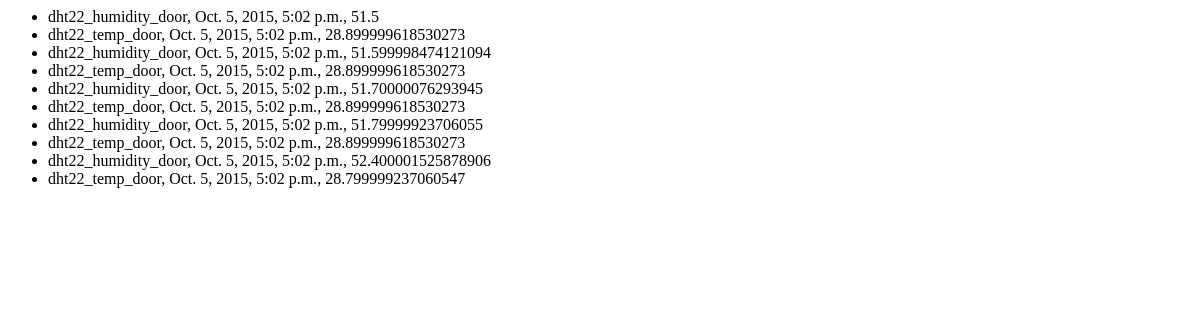
Page /greenhouse_app/measurements/getSensorsData/ on the earlier database version.
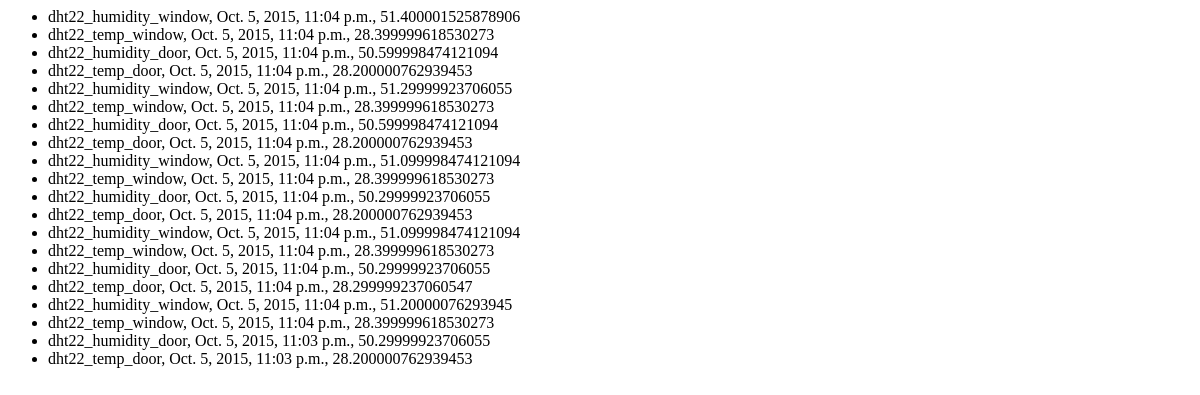
Same page on the later database version.
### greenhouse_app/models.py (models this page shows, shortened)
class Measure(models.Model):
    sensor = models.ForeignKey(Sensor)
    time = models.DateTimeField()
    val = models.FloatField()

class Sensor(models.Model):
    name = models.CharField(max_length=128, unique=True)
    kind = models.ForeignKey(SensorKind)
    simulate = models.BooleanField(default=True)
    pin = models.PositiveSmallIntegerField()
    i2c = models.BooleanField(default=False)
    def __unicode__(self):
        return self.name

### greenhouse_app/views.py (the view)
def getSensorsData(request):
    measurement_list = Measure.objects.order_by('-time')[:20]
    context_dict = {'measurements': measurement_list}
    return render(request, 'greenhouse_app/sensorsData.html', context_dict)

### templates/greenhouse_app/sensorsData.html
{% if measurements %}
    <ul>
        {% for measure in measurements %}
        <li>{{ measure.sensor }}, {{measure.time}}, {{measure.val}}</li>
        {% endfor %}
    </ul>
{% else %}
    <strong>There are no measurements present.</strong>
{% endif %}

Differences in the rows shown:
removed Measure: sensor "dht22_humidity_door", time "Oct. 5, 2015, 5:02 p.m.", val "51.5"
removed Measure: sensor "dht22_temp_door", time "Oct. 5, 2015, 5:02 p.m.", val "28.899999618530273"
removed Measure: sensor "dht22_humidity_door", time "Oct. 5, 2015, 5:02 p.m.", val "51.599998474121094"
removed Measure: sensor "dht22_temp_door", time "Oct. 5, 2015, 5:02 p.m.", val "28.899999618530273"
removed Measure: sensor "dht22_humidity_door", time "Oct. 5, 2015, 5:02 p.m.", val "51.70000076293945"
removed Measure: sensor "dht22_temp_door", time "Oct. 5, 2015, 5:02 p.m.", val "28.899999618530273"
removed Measure: sensor "dht22_humidity_door", time "Oct. 5, 2015, 5:02 p.m.", val "51.79999923706055"
removed Measure: sensor "dht22_temp_door", time "Oct. 5, 2015, 5:02 p.m.", val "28.899999618530273"
removed Measure: sensor "dht22_humidity_door", time "Oct. 5, 2015, 5:02 p.m.", val "52.400001525878906"
removed Measure: sensor "dht22_temp_door", time "Oct. 5, 2015, 5:02 p.m.", val "28.799999237060547"
added Measure: sensor "dht22_humidity_window", time "Oct. 5, 2015, 11:04 p.m.", val "51.400001525878906"
added Measure: sensor "dht22_temp_window", time "Oct. 5, 2015, 11:04 p.m.", val "28.399999618530273"
added Measure: sensor "dht22_humidity_door", time "Oct. 5, 2015, 11:04 p.m.", val "50.599998474121094"
added Measure: sensor "dht22_temp_door", time "Oct. 5, 2015, 11:04 p.m.", val "28.200000762939453"
added Measure: sensor "dht22_humidity_window", time "Oct. 5, 2015, 11:04 p.m.", val "51.29999923706055"
added Measure: sensor "dht22_temp_window", time "Oct. 5, 2015, 11:04 p.m.", val "28.399999618530273"
added Measure: sensor "dht22_humidity_door", time "Oct. 5, 2015, 11:04 p.m.", val "50.599998474121094"
added Measure: sensor "dht22_temp_door", time "Oct. 5, 2015, 11:04 p.m.", val "28.200000762939453"
added Measure: sensor "dht22_humidity_window", time "Oct. 5, 2015, 11:04 p.m.", val "51.099998474121094"
added Measure: sensor "dht22_temp_window", time "Oct. 5, 2015, 11:04 p.m.", val "28.399999618530273"
added Measure: sensor "dht22_humidity_door", time "Oct. 5, 2015, 11:04 p.m.", val "50.29999923706055"
added Measure: sensor "dht22_temp_door", time "Oct. 5, 2015, 11:04 p.m.", val "28.200000762939453"
added Measure: sensor "dht22_humidity_window", time "Oct. 5, 2015, 11:04 p.m.", val "51.099998474121094"
added Measure: sensor "dht22_temp_window", time "Oct. 5, 2015, 11:04 p.m.", val "28.399999618530273"
added Measure: sensor "dht22_humidity_door", time "Oct. 5, 2015, 11:04 p.m.", val "50.29999923706055"
added Measure: sensor "dht22_temp_door", time "Oct. 5, 2015, 11:04 p.m.", val "28.299999237060547"
added Measure: sensor "dht22_humidity_window", time "Oct. 5, 2015, 11:04 p.m.", val "51.20000076293945"
added Measure: sensor "dht22_temp_window", time "Oct. 5, 2015, 11:04 p.m.", val "28.399999618530273"
added Measure: sensor "dht22_humidity_door", time "Oct. 5, 2015, 11:03 p.m.", val "50.29999923706055"
added Measure: sensor "dht22_temp_door", time "Oct. 5, 2015, 11:03 p.m.", val "28.200000762939453"
